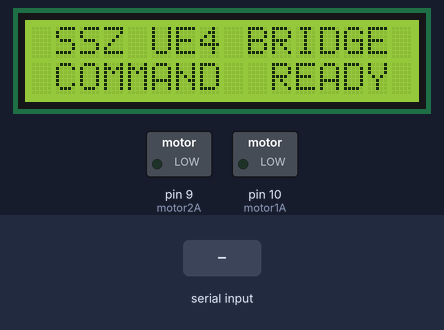
The sketch below on a simulated Arduino Uno, built with avr-gcc and run on an emulated ATmega328P. Parts: 16×2 character LCD, switched loads named in the sketch (green lamp = pin HIGH). Inputs (shaded band) come from the test bench.

Above: at 1.2 s.
1.3 s: "SSZ" received over Serial
At 2.3 s:
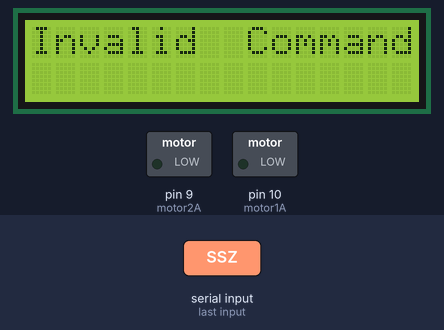
Timing chart, 0 to 4.3 s (numbered marks = the images above; inputs shaded):
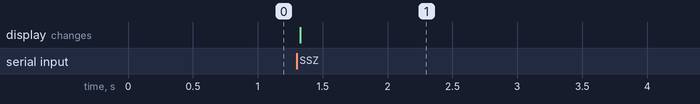

The sketch:

DC_Motor_Example.ino
```cpp
#include <Wire.h>
#include <LiquidCrystal_I2C.h>

// Initialization
LiquidCrystal_I2C lcd(0x27, 16, 2);
String Display = "";
String Command = "";
String str = "";
const int motor1A = 10;
const int motor2A = 9;

void setup()
{
  // Setup Display
  lcd.init();
  lcd.backlight();
  ClearDisplay();
  Serial.begin(9600);
  Serial.setTimeout(5);
  pinMode(motor1A, OUTPUT);
  pinMode(motor2A, OUTPUT);
}

void loop()
{
  // Check Serial
  if (!Serial.available()) return;
  str = Serial.readString();

  // Recieved Command
  if (str.startsWith("SSZ"))
  {
    str.remove(0, 4);
    Command = str;
    VerifyCommand(Command);
  }
}

void ClearDisplay()
{
  lcd.clear();
  Display = " SSZ UE4 BRIDGE";
  lcd.setCursor(0, 0);
  lcd.print(Display);
  Display = " COMMAND  READY";
  lcd.setCursor(0, 1);
  lcd.print(Display);
}

void InvalidCommand()
{
  lcd.clear();
  Display = Command;
  lcd.setCursor(0, 1);
  lcd.print(Display);
  Display = "Invalid  Command";
  lcd.setCursor(0, 0);
  lcd.print(Display);
}

void LastCommand(String LastCom)
{
  lcd.clear();
  Display = "  LAST COMMAND";
  lcd.setCursor(0, 0);
  lcd.print(Display);
  Display = LastCom;
  lcd.setCursor(0, 1);
  lcd.print(Display);
}

void VerifyCommand(String InputCommand)
{
  if (InputCommand == String("Left"))
  {
    LastCommand(InputCommand);
    Left();
    return;
  }
  if (InputCommand == String("Right"))
  {
    LastCommand(InputCommand);
    Right();
    return;
  }
  if (InputCommand == String("StopMotor"))
  {
    LastCommand(InputCommand);
    StopMotor();
    return;
  }
  InvalidCommand();
}

void Left()//
{
  analogWrite(motor1A, 0);
  analogWrite(motor2A, 255);
}

void Right()//
{
  analogWrite(motor1A, 255);
  analogWrite(motor2A, 0);
}

void StopMotor()
{
  analogWrite(motor1A, 0);
  analogWrite(motor2A, 0);
}
```

Measured:
- after the input at 1.3 s, the display: changes at once (image 1)
